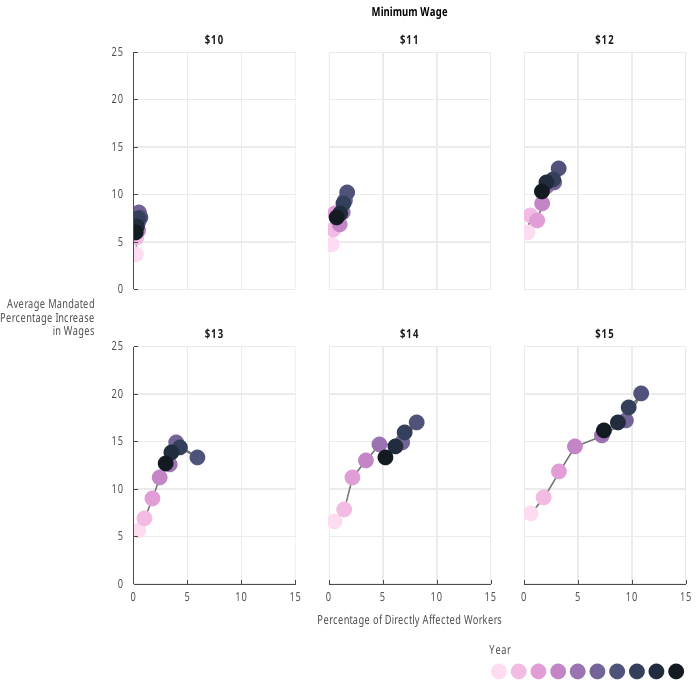

Source code (R):
library(tidyverse)

source("CBO.R")

data = read_csv("bite.csv") %>% 
  filter(!(option %in% c("rtw", "rtw_ap"))) %>% 
  separate(option, into = c("targetYear", "wage", "tipped", "indexed"), sep = "_") %>%
  filter(targetYear==2026) %>% 
  select(-c(targetYear)) %>% 
  mutate(workforceAffected = workforceAffected * 100) %>% 
  filter(indexed==1) %>% 
  filter(tipped==0)

data$year = factor(data$year, levels = data$year %>% unique())
data$wage = factor(data$wage, levels = data$wage %>% unique(),
                   labels = paste0("$", seq(10,15,1)))

ggplot(data, aes(x = workforceAffected, y = wageIncrease, color = year)) +
  geom_path(color = hcl(0,0,50)) +
  # geom_point(size = 5, alpha = .75, shape = 21, stroke = 2) +
  geom_point(size = 5, shape = 16, alpha = 1) +
  ggtitle("Minimum Wage") +
  scale_y_continuous(expand = c(0,0), limits = c(0,25), name = "Average Mandated\nPercentage Increase\nin Wages") +
  scale_x_continuous(expand = c(0,0), limits = c(0,15), name = "Percentage of Directly Affected Workers") +
  scale_color_manual(values = c("#fddcf1", "#f3bae4", "#e09dd6", "#c385c6", "#9c73b2", "#736397", "#4f537a", "#34405b", "#212d3e", "#131a22"),
                     name = "Year",
                     # labels = c("2020", "", "", "2023", "", "", "2026", "", "", "2029"),
                     labels = rep("", 10)) +
  facet_wrap(vars(wage)) +
  theme(axis.title.x = axisTitle,
        axis.title.y = element_text(family = "Proxima Nova T Cond", size = 9, face = "plain", hjust = 1, color = "#4C4B4C",
                                    margin = margin(t = 0, l = 0, b = 2, r = 12, unit = "pt"))) +
  theme(legend.position = "bottom") +
  guides(col = guide_legend(nrow = 1, title.position = "top", label.position = "bottom")) +
  theme(legend.key = element_blank()) +
  theme(legend.spacing.x = unit(0, "pt"))

ggsave("bite.pdf", width = 7, height = 7, units = "in")